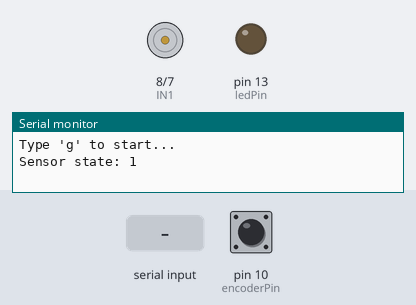
Recording of a sketch running on a simulated Arduino Uno, built with avr-gcc and run on an emulated ATmega328P. Parts: motor-driver pin pairs drawn as motors (green arrow = first pin HIGH = forward, orange = second pin HIGH = backward, longer = more drive, scaled by the enable pin), output pins drawn as LEDs (lit = HIGH), the last lines printed to the serial monitor. Inputs (shaded band) come from the test bench; at power-on: pin 10 (encoderPin) HIGH.

Above: at 1.2 s.
1.3 s: "g\n" received over Serial
At 1.8 s:
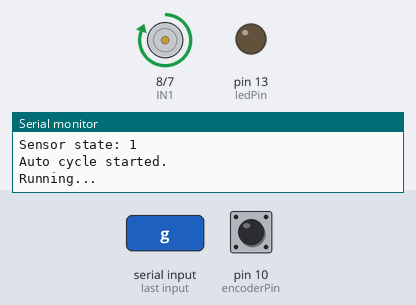
At 3.5 s:
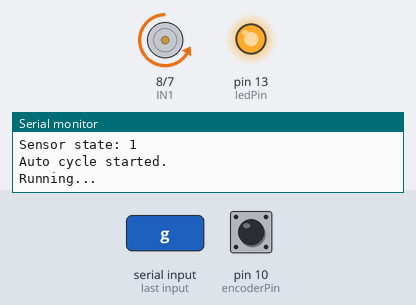
4.3 s: pin 10 (encoderPin) pulsed LOW 5 times (0.12 s each, 0.3 s apart)
At 5.2 s:
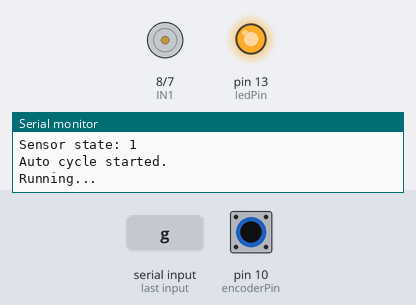
Timing chart, 0 to 13.2 s (numbered marks = the images above; inputs shaded):
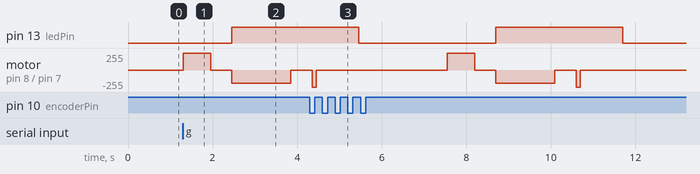

Measured:
- after the input at 1.3 s, pin 13 (ledPin): LOW → HIGH after 1.2 s; motor on pin 8 (IN1) / pin 7 (IN2): stopped → forward 255/255 at once, → stopped 0.65 s later, → backward 200/255 0.50 s later, → stopped 1.4 s later

The sketch:

paper-jam-sensor.ino
```cpp
const int encoderPin = 10;   // paper jam sensor
const int ledPin = LED_BUILTIN;

int lastState = -1;

int ENA = 9;   // PWM pin
int IN1 = 8;
int IN2 = 7;

String input = "";
bool autoRun = false;

// change this if your sensor is inverted
bool isPaperDetected() {
  return digitalRead(encoderPin) == HIGH;
}

void stopMotor() {
  analogWrite(ENA, 0);
  digitalWrite(IN1, LOW);
  digitalWrite(IN2, LOW);
  digitalWrite(ledPin, LOW);
}

bool waitForPaperDetected(unsigned long timeoutMs) {
  unsigned long startTime = millis();

  while (!isPaperDetected()) {
    if (millis() - startTime >= timeoutMs) {
      return false; // paper did not reach sensor
    }
    delay(10);
  }

  return true; // paper reached sensor
}

void setup() {
  pinMode(ledPin, OUTPUT);
  pinMode(encoderPin, INPUT);

  pinMode(ENA, OUTPUT);
  pinMode(IN1, OUTPUT);
  pinMode(IN2, OUTPUT);

  Serial.begin(9600);
  Serial.println("Type 'g' to start...");

  stopMotor();
}

void loop() {
  int currentState = digitalRead(encoderPin);

  if (currentState != lastState) {
    Serial.print("Sensor state: ");
    Serial.println(currentState);
    lastState = currentState;
  }

  // Start auto cycle only once after first 'g'
  if (Serial.available()) {
    input = Serial.readStringUntil('\n');
    input.trim();

    if (input == "g") {
      autoRun = true;
      Serial.println("Auto cycle started.");
    }
  }

  if (autoRun) {
  Serial.println("Running...");
  runSequence();
  Serial.println("Stopped.");

  Serial.println("Waiting for paper to reach sensor...");

  bool paperReached = waitForPaperDetected(3000); // wait max 3 seconds

  if (!paperReached) {
    Serial.println("Paper did not reach sensor. Retrying cycle...");
    delay(500);
    return; // restart loop and runSequence again
  }

  Serial.println("Paper reached sensor. Waiting for sensor to clear...");

  while (isPaperDetected()) {
    delay(10);
  }

  Serial.println("Sensor cleared. Waiting 2 seconds before next run...");
  delay(2000);
}
}

void runSequence() {
  // Feed IN
  digitalWrite(LED_BUILTIN, HIGH);
  digitalWrite(IN1, HIGH);
  digitalWrite(IN2, LOW);
  analogWrite(ENA, 255);
  digitalWrite(LED_BUILTIN, LOW);
  delay(650);

  // brake
  analogWrite(ENA, 0);
  delay(500);

  // feed out
  digitalWrite(LED_BUILTIN, HIGH);
  digitalWrite(IN1, LOW);
  digitalWrite(IN2, HIGH);
  analogWrite(ENA, 200);
  delay(500);

  digitalWrite(LED_BUILTIN, HIGH);
  digitalWrite(IN1, LOW);
  digitalWrite(IN2, HIGH);
  analogWrite(ENA, 200);
  delay(900);

  analogWrite(ENA, 0);
  delay(500);

  // after push
  digitalWrite(LED_BUILTIN, HIGH);
  digitalWrite(IN1, LOW);
  digitalWrite(IN2, HIGH);
  analogWrite(ENA, 255);
  delay(100);

  // brake
  analogWrite(ENA, 0);
  delay(1000);

  stopMotor();
}
```
